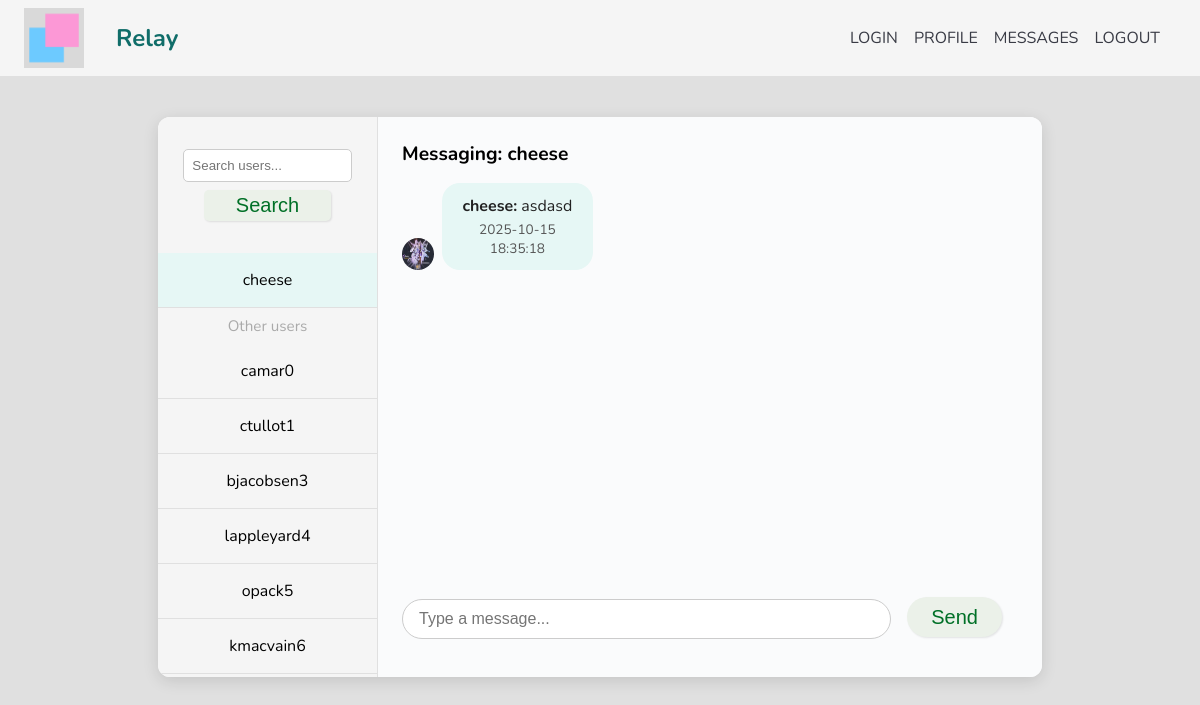
The app's page /messages.html?user=cheese (signed in) with its own data.
### tables this page shows
CREATE TABLE "user_data"(`user_ID` INTEGER PRIMARY KEY AUTOINCREMENT, `username` TEXT, `password` TEXT, `email` TEXT, `account_creation_date` TEXT, bio TEXT, avatar TEXT);

CREATE TABLE messages (
    id INTEGER PRIMARY KEY AUTOINCREMENT,
    sender TEXT NOT NULL,
    recipient TEXT NOT NULL,
    content TEXT NOT NULL,
    timestamp TEXT NOT NULL
);

### main.py (the view, shortened to what this page needs)
@app.route("/messages.html", methods=["GET", "POST"])
def aboutmessages():
    if "user" not in session:
        return redirect(url_for("aboutlogin"))
    current_user = session["user"]
    search_query = request.args.get("search", "")
    if search_query:
        users = [
            u
            for u in dbHandler.get_all_users(
                exclude_username=current_user, search_query=search_query
            )
        ]
    else:
        recent_chats = dbHandler.get_recent_chats(current_user)
        all_users = dbHandler.get_all_users(exclude_username=current_user)
        other_users = [u for u in all_users if u not in recent_chats]
        users = other_users
    selected_user = request.args.get("user")
    messages = []
    if selected_user:
        raw_messages = dbHandler.get_messages(current_user, selected_user)
        messages = []
        for sender, recipient, content, timestamp in raw_messages:
            avatar_url = dbHandler.get_avatar(sender)
            messages.append(
                {
                    "sender": sender,
                    "recipient": recipient,
                    "content": content,
                    "timestamp": timestamp,
                    "avatar_url": avatar_url,
                }
            )
    return render_template(
        "messages.html",
        users_recent=recent_chats,
        users_other=other_users,
        selected_user=selected_user,
        messages=messages,
        search_query=search_query,
    )

### database_manager.py (called while the page is built)
def get_messages(user1, user2):
    con = sql.connect("database/data_source.db")
    cur = con.cursor()
    cur.execute(
        """
        SELECT sender, recipient, content, timestamp FROM messages
        WHERE (sender=? AND recipient=?) OR (sender=? AND recipient=?)
        ORDER BY timestamp ASC
        """,
        (user1, user2, user2, user1),
    )
    messages = cur.fetchall()
    con.close()
    return messages

def get_avatar(username):
    con = sql.connect("database/data_source.db")
    cur = con.cursor()
    cur.execute("SELECT avatar FROM user_data WHERE username = ?", (username,))
    row = cur.fetchone()
    con.close()
    if row and row[0]:
        return row[0]
    return "static/images/avatar.jpg"

def get_recent_chats(username):
    con = sql.connect("database/data_source.db")
    cur = con.cursor()
    cur.execute(
        """
        SELECT
            CASE
                WHEN sender = ? THEN recipient
                ELSE sender
            END AS chat_partner,
            MAX(timestamp) as last_time
        FROM messages
        WHERE sender = ? OR recipient = ?
        GROUP BY chat_partner
        ORDER BY last_time DESC
    """,
        (username, username, username),
    )
    chats = cur.fetchall()
    con.close()
    return [row[0] for row in chats]

### templates/messages.html (shortened to what this page needs)
<!DOCTYPE html>
<html lang="en">
  <head>
    <link rel="stylesheet" href="static/css/style.css" />
  </head>
  <body>
    {% include "partials/menu.html" %}
    <main>
      <div class="messages-wrapper">
        <div class="chat-list">
          <form
            method="get"
            action="{{ url_for('aboutmessages') }}"
            style="padding: 1rem"
          >
            <input
              type="text"
              name="search"
              placeholder="Search users..."
              value="{{ search_query }}"
              style="
                width: 90%;
                padding: 0.5rem;
                border-radius: 5px;
                border: 1px solid #ccc;
              "
            />
            <button type="submit" class="btn" style="margin-top: 0.5rem">
              Search
            </button>
          </form>
          {% for user in users_recent %}
          <a
            href="{{ url_for('aboutmessages', user=user) }}"
            style="text-decoration: none; color: inherit"
          >
            <div
              class="chat-user{% if user == selected_user %} active{% endif %}"
            >
              {{ user }}
            </div>
          </a>
          {% endfor %} {% if users_other %}
          <div
            style="
              margin: 0.5rem 0;
              color: #aaa;
              font-size: 0.95em;
              text-align: center;
            "
          >
            Other users
          </div>
          {% endif %}
          {% for user in users_other %}
          <a
            href="{{ url_for('aboutmessages', user=user) }}"
            style="text-decoration: none; color: inherit"
          >
            <div
              class="chat-user{% if user == selected_user %} active{% endif %}"
            >
              {{ user }}
            </div>
          </a>
          {% endfor %}
        </div>
        <div class="chat-content">
          {% if selected_user %}
          <div
            style="
              font-weight: bold;
              font-size: 1.2em;
              margin-bottom: 1rem;
              text-align: left;
            "
          >
            Messaging: {{ selected_user }}
          </div>
          <div class="messages">
            {% for msg in messages %}
            <div
              class="message{% if msg.sender == session['user'] %} sent{% endif %}"
            >
              {% if msg.sender == session['user'] %}
              <div
                style="
                  display: flex;
                  align-items: flex-end;
                  justify-content: flex-end;
                "
              >
                <div class="message-bubble">
                  <strong>{{ msg.sender }}:</strong> {{ msg.content }}
                  <span class="message-date">{{ msg.timestamp }}</span>
                </div>
                <img
                  src="{{ msg.avatar_url }}"
                  alt="avatar"
                  class="msg-avatar"
                  style="
                    width: 32px;
                    height: 32px;
                    border-radius: 50%;
                    margin-left: 8px;
                  "
                />
              </div>
              {% else %}
              <div style="display: flex; align-items: flex-end">
                <img
                  src="{{ msg.avatar_url }}"
                  alt="avatar"
                  class="msg-avatar"
                  style="
                    width: 32px;
                    height: 32px;
                    border-radius: 50%;
                    margin-right: 8px;
                  "
                />
                <div class="message-bubble">
                  <strong>{{ msg.sender }}:</strong> {{ msg.content }}
                  <span class="message-date">{{ msg.timestamp }}</span>
                </div>
              </div>
              {% endif %}
            </div>
            {% endfor %}
          </div>
          <form
            class="chat-input-form"
            method="post"
            action="{{ url_for('aboutmessages', user=selected_user) }}"
          >
            <input
              type="text"
              name="message"
              placeholder="Type a message..."
              required
            />
            <button class="btn" type="submit">Send</button>
          </form>
          {% else %}
          <div style="color: #888; text-align: center; margin-top: 2rem">
            Select a user to start messaging.
          </div>
          {% endif %}
        </div>
      </div>
    </main>
  </body>
</html>

### templates/partials/menu.html
<nav>
  <div class="nav-brand">
    <img src="static/images/logo.png" alt="VSCode Extensions site logo." />
    <h1>Relay</h1>
  </div>
  <ul class="topnav">
    <li><a href="login.html">Login</a></li>
    <li><a href="profile.html">Profile</a></li>
    <li><a href="messages.html">Messages</a></li>
    <li><a href="{{ url_for('logout') }}">Logout</a></li>
  </ul>
</nav>

### static/css/style.css (style rules this page uses)
* { margin: 0; padding: 0; box-sizing: border-box; }
body { background: #e0e0e0; font-family: "Nunito", sans-serif; font-size: 1rem; }
main { max-width: 900px; margin: auto; padding: 0.5rem; text-align: center; }
nav { display: flex; justify-content: space-between; align-items: center; background: #f5f5f5; padding: 0.5rem 1.5rem; border-bottom: 1px solid #e0e0e0; }
nav img { height: 60px; }
nav ul { list-style: none; display: flex; }
nav li { margin-right: 1rem; }
nav ul li a { text-decoration-line: none; text-transform: uppercase; color: #393b45; }
nav h1 { color: #106d69; margin-bottom: 0.5rem; margin-top: 0.5rem; }
.nav-brand { display: flex; align-items: center; gap: 2rem; }
.btn { border: none; background: none; border-radius: 5px; box-shadow: 1px 1px 2px rgba(21, 21, 21, 0.1); cursor: pointer; font-size: 1.25rem; margin: 0 1rem; padding: 0.25rem 2rem; transition: all 0.25s ease-in-out; background: hsl(110, 21%, 93%); color: hsl(141, 100%, 22%); margin-bottom: 1rem; }
.messages-wrapper { display: flex; height: 70vh; max-width: 900px; margin: 2rem auto; background: #fff; border-radius: 12px; box-shadow: 0 4px 16px rgba(0, 0, 0, 0.12); overflow: hidden; }
.chat-list { width: 220px; background: #f5f5f5; border-right: 1px solid #e0e0e0; overflow-y: auto; padding: 1rem 0; }
.chat-user { padding: 1rem 1.5rem; cursor: pointer; border-bottom: 1px solid #e0e0e0; transition: background 0.2s; }
.chat-user:hover, .chat-user.active { background: #e6f7f5; }
.chat-content { flex: 1; display: flex; flex-direction: column; justify-content: flex-end; padding: 1.5rem; background: #fafbfc; }
.messages { flex: 1; overflow-y: auto; margin-bottom: 1rem; }
.message { margin-bottom: 1rem; display: flex; flex-direction: column; align-items: flex-start; }
.message-bubble { padding: 0.75rem 1.25rem; border-radius: 18px; background: #e6f7f5; color: #222; max-width: 70%; word-break: break-word; }
.message-bubble .message-date, .message-bubble .timestamp, .message-bubble .msg-timestamp { color: #555 !important; font-size: 0.85em; display: block; margin-top: 0.25em; }
.chat-input-form { display: flex; gap: 0.5rem; align-items: center; }
.chat-input-form input[type="text"] { flex: 1; padding: 1rem 1rem; border-radius: 20px; border: 1px solid #ccc; font-size: 1rem; }
.chat-input-form input[type="text"], .chat-input-form button { height: 40px; line-height: 40px; box-sizing: border-box; }
.chat-input-form button { border-radius: 20px; padding: 0 1.5rem; margin-left: 0.5rem; margin-top: 13px; }
.chat-list a { display: block; }

### records on screen
user_data: username "camar0"
user_data: username "ctullot1"
user_data: username "bjacobsen3"
user_data: username "lappleyard4"
user_data: username "opack5"
user_data: username "kmacvain6"
messages: sender "cheese", content "asdasd", timestamp "2025-10-15 18:35:18"

### other values on screen
{{ user }} "cheese"
{{ selected_user }} "cheese"
